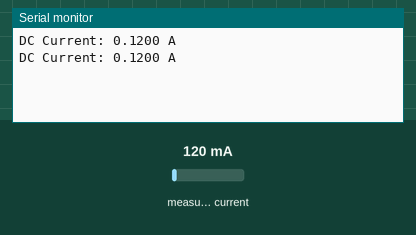
A sketch run on a simulated Arduino Uno, built with avr-gcc and run on an emulated ATmega328P. Parts: the last lines printed to the serial monitor. The inputs (shaded band) are chosen by the test bench; at power-on: measured current 120 mA.

Above: at 1.7 s.
1.8 s: measured current set to 40 mA
At 2.4 s:
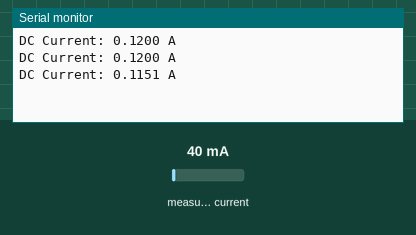
3.3 s: measured current set to 500 mA
At 4.1 s:
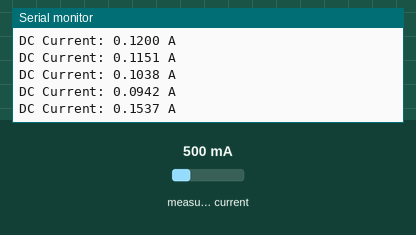
Timing chart, 0 to 6.3 s (numbered marks = the images above; inputs shaded):
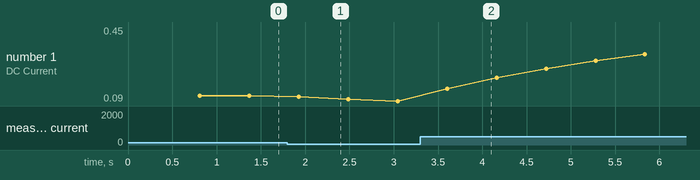

The sketch:

akim.ino
```cpp
#include "ACS712.h"

// 5A versiyonu, A0
ACS712 sensor(ACS712_05B, A0);

// Ayarlar
const int   BURST_SAMPLES = 200;   // her ölçümde kaç örnek alalım
const float DEADBAND      = 0.0003; // 0.3 mA (çok küçük bir ölü bölge)
const float EMA_ALPHA     = 0.15;   // yumuşatma (0.05–0.3 arası deneyebilirsin)

float emaI = 0.0;
bool  emaInit = false;

void setup() {
  Serial.begin(9600);
  delay(500);

  // 0A iken kalibre ET! (üzerinden akım geçmiyor olmalı)
  sensor.calibrate();
}

void loop() {
  // Hızlı örnekleme + ortalama
  double acc = 0.0;
  for (int i = 0; i < BURST_SAMPLES; i++) {
    acc += sensor.getCurrentDC(); // kütüphanenin ofset/ölçek düzeltmesiyle okuma
    delayMicroseconds(800);       // ~0.8 ms aralık (çok küçük bekleme)
  }
  float i_avg = acc / BURST_SAMPLES;

  // EMA ile yumuşatma
  if (!emaInit) {
    emaI = i_avg;
    emaInit = true;
  } else {
    emaI = (1.0 - EMA_ALPHA) * emaI + EMA_ALPHA * i_avg;
  }

  // Çok küçük değerleri sıfırla (ölü bölge)
  float I = (fabs(emaI) < DEADBAND) ? 0.0f : emaI;

  // Yazdır
  Serial.print("DC Current: ");
  Serial.print(I, 4);          // 4-5 basamak yeterli; 6 gereksiz gürültü gösterir
  Serial.println(" A");

  delay(250); // daha akıcı çıktı
}
```

Measured:
- after the input at 1.8 s, the serial monitor: prints a new line after 0.13 s (image 1)
- after the input at 3.3 s, the serial monitor: prints a new line after 0.30 s (image 2)
- plotted number 1: 0.12 → 0.09 after the input at 1.8 s, 0.09 → 0.45 after the input at 3.3 s
